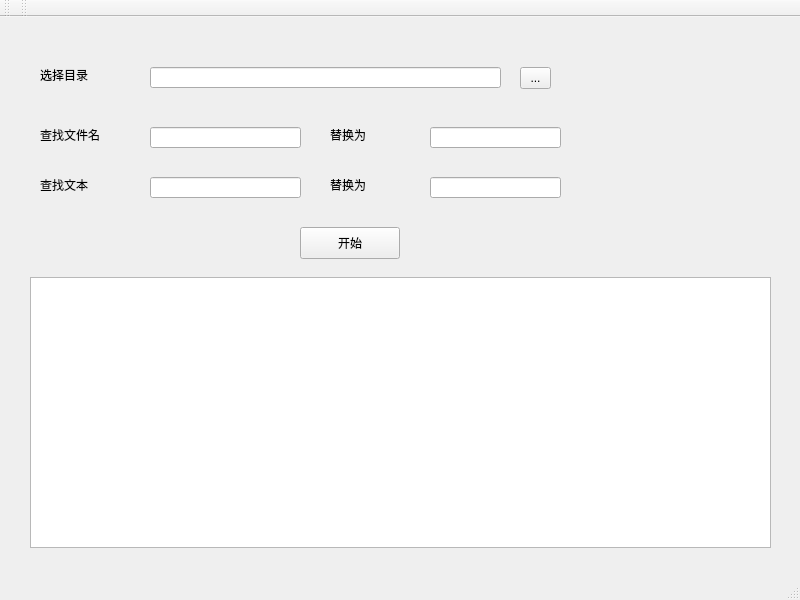
<?xml version="1.0" encoding="UTF-8"?>
<ui version="4.0">
 <class>mainWindow</class>
 <widget class="QMainWindow" name="mainWindow">
  <property name="geometry">
   <rect>
    <x>0</x>
    <y>0</y>
    <width>800</width>
    <height>600</height>
   </rect>
  </property>
  <property name="windowTitle">
   <string>创建新的体系文件</string>
  </property>
  <widget class="QWidget" name="centralwidget">
   <widget class="QLabel" name="label">
    <property name="geometry">
     <rect>
      <x>40</x>
      <y>50</y>
      <width>81</width>
      <height>16</height>
     </rect>
    </property>
    <property name="text">
     <string>选择目录</string>
    </property>
   </widget>
   <widget class="QLabel" name="label_2">
    <property name="geometry">
     <rect>
      <x>40</x>
      <y>160</y>
      <width>58</width>
      <height>16</height>
     </rect>
    </property>
    <property name="text">
     <string>查找文本</string>
    </property>
   </widget>
   <widget class="QLineEdit" name="oldWord">
    <property name="geometry">
     <rect>
      <x>150</x>
      <y>160</y>
      <width>151</width>
      <height>21</height>
     </rect>
    </property>
   </widget>
   <widget class="QLineEdit" name="newWord">
    <property name="geometry">
     <rect>
      <x>430</x>
      <y>160</y>
      <width>131</width>
      <height>21</height>
     </rect>
    </property>
   </widget>
   <widget class="QLabel" name="label_4">
    <property name="geometry">
     <rect>
      <x>330</x>
      <y>160</y>
      <width>58</width>
      <height>16</height>
     </rect>
    </property>
    <property name="text">
     <string>替换为</string>
    </property>
   </widget>
   <widget class="QToolButton" name="choosePath">
    <property name="geometry">
     <rect>
      <x>520</x>
      <y>50</y>
      <width>31</width>
      <height>22</height>
     </rect>
    </property>
    <property name="text">
     <string>...</string>
    </property>
   </widget>
   <widget class="QLineEdit" name="pathName">
    <property name="geometry">
     <rect>
      <x>150</x>
      <y>50</y>
      <width>351</width>
      <height>21</height>
     </rect>
    </property>
    <property name="readOnly">
     <bool>true</bool>
    </property>
   </widget>
   <widget class="QPushButton" name="start">
    <property name="geometry">
     <rect>
      <x>300</x>
      <y>210</y>
      <width>100</width>
      <height>32</height>
     </rect>
    </property>
    <property name="text">
     <string>开始</string>
    </property>
   </widget>
   <widget class="QTextBrowser" name="showLog">
    <property name="geometry">
     <rect>
      <x>30</x>
      <y>260</y>
      <width>741</width>
      <height>271</height>
     </rect>
    </property>
   </widget>
   <widget class="QLineEdit" name="newName">
    <property name="geometry">
     <rect>
      <x>430</x>
      <y>110</y>
      <width>131</width>
      <height>21</height>
     </rect>
    </property>
   </widget>
   <widget class="QLabel" name="label_5">
    <property name="geometry">
     <rect>
      <x>330</x>
      <y>110</y>
      <width>58</width>
      <height>16</height>
     </rect>
    </property>
    <property name="text">
     <string>替换为</string>
    </property>
   </widget>
   <widget class="QLineEdit" name="oldName">
    <property name="geometry">
     <rect>
      <x>150</x>
      <y>110</y>
      <width>151</width>
      <height>21</height>
     </rect>
    </property>
   </widget>
   <widget class="QLabel" name="label_3">
    <property name="geometry">
     <rect>
      <x>40</x>
      <y>110</y>
      <width>71</width>
      <height>16</height>
     </rect>
    </property>
    <property name="text">
     <string>查找文件名</string>
    </property>
   </widget>
  </widget>
  <widget class="QStatusBar" name="statusbar"/>
  <widget class="QToolBar" name="toolBar">
   <property name="windowTitle">
    <string>toolBar</string>
   </property>
   <attribute name="toolBarArea">
    <enum>TopToolBarArea</enum>
   </attribute>
   <attribute name="toolBarBreak">
    <bool>false</bool>
   </attribute>
  </widget>
  <widget class="QToolBar" name="toolBar_2">
   <property name="windowTitle">
    <string>toolBar_2</string>
   </property>
   <attribute name="toolBarArea">
    <enum>TopToolBarArea</enum>
   </attribute>
   <attribute name="toolBarBreak">
    <bool>false</bool>
   </attribute>
  </widget>
 </widget>
 <resources/>
 <connections/>
</ui>
